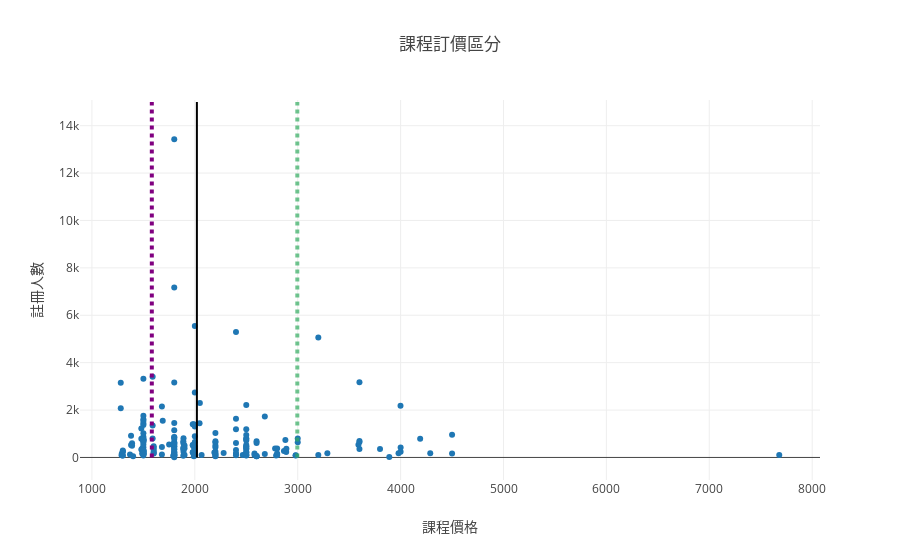

The cell this chart's notebook holds for it:
### Code cell
# Create a trace
trace1 = go.Scatter(
    x = np.asarray(total_price),
    y = np.asarray(total_stream),
    text = total_name,
    mode = 'markers' , 
    name = '品牌'
)

shapes = list()
# for i in (20, 40, 60):
shapes.append({'type': 'line',
               'xref': 'x',
               'yref': 'y',
               'x0': 10,
               'y0': 0,
               'x1': 10,
               'y1': 1})
data = list(range(8000))#list(range(int(np.mean(total_stream))))
# trace2 = go.Scatter(
#      x=list(range(len(data))),
#     y=[7800] * len(data), name = '情感分數線', 
#     mode='lines'
# )

shapes = list()
shapes.append({'type': 'line',
                   'xref': 'x',
                   'yref': 'y',
                   'x0':int(np.mean(high.price)) ,
                   'y0': 0,
                   'x1':int(np.mean(high.price)),
                   'y1': 15000,} 
             )
shapes.append(
{'type': 'line',
                   'xref': 'x',
                   'yref': 'y',
                   'x0':int(np.mean(med.price)) ,
                   'y0': 0,
                   'x1':int(np.mean(med.price)),
                   'y1': 15000,
  'line':{
                'color': 'rgb(128, 0, 128)',
                'width': 4,
                'dash': 'dot',
            }


}   )

shapes.append(
{'type': 'line',
                   'xref': 'x',
                   'yref': 'y',
                   'x0':int(np.mean(very_high.price)) ,
                   'y0': 0,
                   'x1':int(np.mean(very_high.price)),
                   'y1': 15000,
  'line':{
                'color': 'rgba(50, 171, 96, 0.7)',
                'width': 4,
                'dash': 'dot',
            }

    }   
)



layout = go.Layout(shapes=shapes , title= '課程訂價區分' , xaxis=dict(title = '課程價格') , yaxis = dict(title = '註冊人數'))



fig = go.Figure(data=[trace1] ,layout=layout )
# Plot and embed in ipython notebook!
py.iplot(fig)

# or plot with: plot_url = py.plot(data, filename='basic-line')

### Figure 1 — Plotly figure (JSON) as saved in the notebook; plotly's stock layout.template omitted (floating-point values rounded to 4 significant figures; data arrays with more than 128 entries replaced by an {"elided": "..."} marker saying what was removed)
{"data": [{"mode": "markers", "name": "品牌", "text": {"elided": "212 str values"}, "type": "scatter", "uid": "6359ec74-64e4-4119-9610-af0184b03534", "x": {"elided": "212 int values"}, "y": {"elided": "212 int values"}}], "layout": {"shapes": [{"type": "line", "x0": 2020, "x1": 2020, "xref": "x", "y0": 0, "y1": 15000, "yref": "y"}, {"line": {"color": "rgb(128, 0, 128)", "dash": "dot", "width": 4}, "type": "line", "x0": 1582, "x1": 1582, "xref": "x", "y0": 0, "y1": 15000, "yref": "y"}, {"line": {"color": "rgba(50, 171, 96, 0.7)", "dash": "dot", "width": 4}, "type": "line", "x0": 2996, "x1": 2996, "xref": "x", "y0": 0, "y1": 15000, "yref": "y"}], "title": {"text": "課程訂價區分"}, "xaxis": {"title": {"text": "課程價格"}}, "yaxis": {"title": {"text": "註冊人數"}}}}
